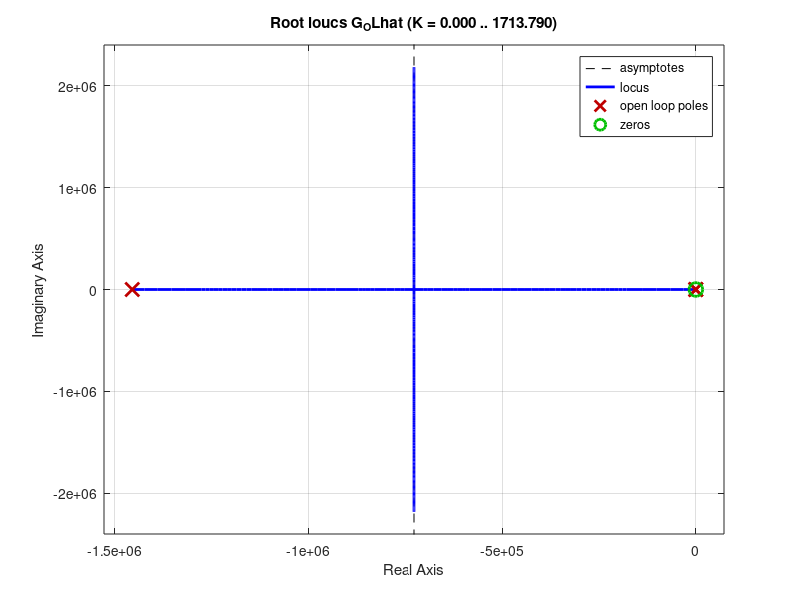

Here is the MATLAB script that generated this plot:
% setup model parameters
clear;
close all;

% parameters for DC motor model (from
% http://ctms.engin.umich.edu/CTMS/index.php?example=MotorPosition&section=SystemModeling)
J = 3.2284E-6;
b = 3.5077E-6;
K = 0.0274;
R = 4;
L = 2.75E-6;
s = tf('s');
% transfer function with output angular velocity
S_motor = K/(((J*s+b)*(L*s+R)+K^2));
% transfer function with output angular position
P_motor = S_motor/s;

% transfer function simplified
S_simple = (K/R)/(J*s+b+(K^2)/R);
P_simple = S_simple/s;

%% Simulink: Motor model selection
S = S_simple; % Simplified Motor Model
% S = S_motor; % Full Motor Model

%% Velocity control, P-controller, simple TF : Root locus
rlocus(S_simple);
% kp = linspace(0.1,1000,10001);
% rlocus(S_simple,kp);

%% Velocity control, P-controller, full TF : Root locus
rlocus(S_motor);
% kp = linspace(0.1,1000,10001);
% rlocus(S_motor,kp);

%% Position control, P-controller, simple TF : Root locus
rlocus(P_simple);
% kp = linspace(0.1,1000,10001);
% rlocus(P_simple,kp);

%% Position control, P-controller, full TF : Root locus
rlocus(P_motor);
% kp = linspace(0.1,1000,10001);
% rlocus(P_motor,kp);

%% Position control, PD-controller, simple TF : Root locus
% uncomment for fixed Kp and finding root locus of changing Kd in PD controller
kp = 1; % change for a new constant value
G_OLhat = tf( [P_simple.num{1} 0], P_simple.den{1}+kp*P_simple.num{1} );
rlocus(G_OLhat);
% kd = linspace(0.002,20,10001);
% rlocus(G_OLhat,kd);

% uncomment for fixed Kd and finding root locus of changing Kp in PD controller
% kd = 1; % change for a new constant value
% G_OLhat = tf( P_simple.num{1},[kd*P_simple.num{1} P_simple.den{1}] );
% rlocus(G_OLhat);
% kp = linspace(0.0002,0.2,1001);
% rlocus(G_OLhat,kp);

%% Position control, PD-controller, full TF : Root locus
% uncomment for fixed Kp and finding root locus of changing Kd in PD controller
kp = 1; % change for a new constant value
G_OLhat = tf( [P_motor.num{1} 0], P_motor.den{1}+kp*P_motor.num{1} );
rlocus(G_OLhat);
% kd = linspace(0.002,20,10001);
% rlocus(G_OLhat,kd);

% uncomment for fixed Kd and finding root locus of changing Kp in PD controller
% kd = 1; % change for a new constant value
% G_OLhat = tf( P_motor.num{1},[kd*P_motor.num{1} P_motor.den{1}] );
% rlocus(G_OLhat);
% kp = linspace(0.0002,0.2,1001);
% rlocus(G_OLhat,kp);
